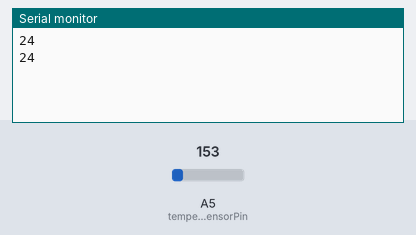
The sketch below on a simulated Arduino Uno, built with avr-gcc and run on an emulated ATmega328P. Shown: the last lines printed to the serial monitor. Inputs (shaded band) come from the test bench; at power-on: A5 (temperatureSensorPin) = 153.

Above: at 1.8 s.
1.9 s: A5 (temperatureSensorPin) set to 165
At 2.6 s:
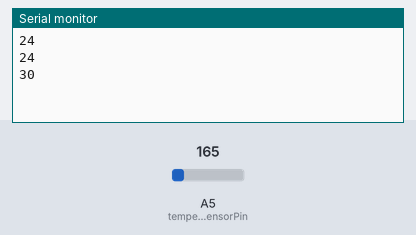
3.4 s: A5 (temperatureSensorPin) set to 175
At 4.8 s:
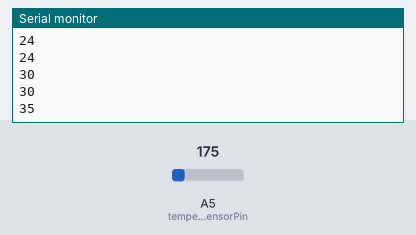
Timing chart, 0 to 6.4 s (numbered marks = the images above; inputs shaded):
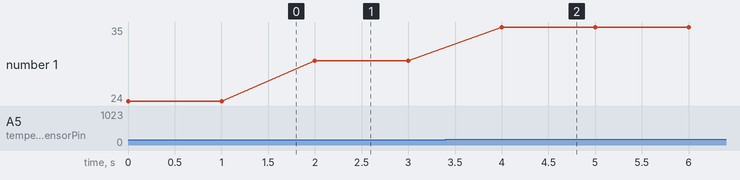

The sketch:

temperature.ino
```cpp
// https://learn.adafruit.com/tmp36-temperature-sensor

int temperatureSensorPin = A5;
int temp = 0;
void setup() {
  Serial.begin(9600);
}

void loop() {
  int temperatureSensorReading = analogRead(temperatureSensorPin);
  //Serial.println(temperatureSensorReading);
  float voltage = temperatureSensorReading * 5.0;
  voltage /= 1024.0;
  float temperatureC = (voltage - 0.5) * 100 ;
  if (temperatureC != temp) {
    temp = temperatureC;
    Serial.println(round(temp));
  }
  delay(1000);
}
```

Measured:
- after the input at 1.9 s, the serial monitor: prints a new line after 0.10 s (image 1)
- after the input at 3.4 s, the serial monitor: prints a new line after 0.60 s (image 2)
- plotted number 1: 24 → 30 after the input at 1.9 s, 30 → 35 after the input at 3.4 s
